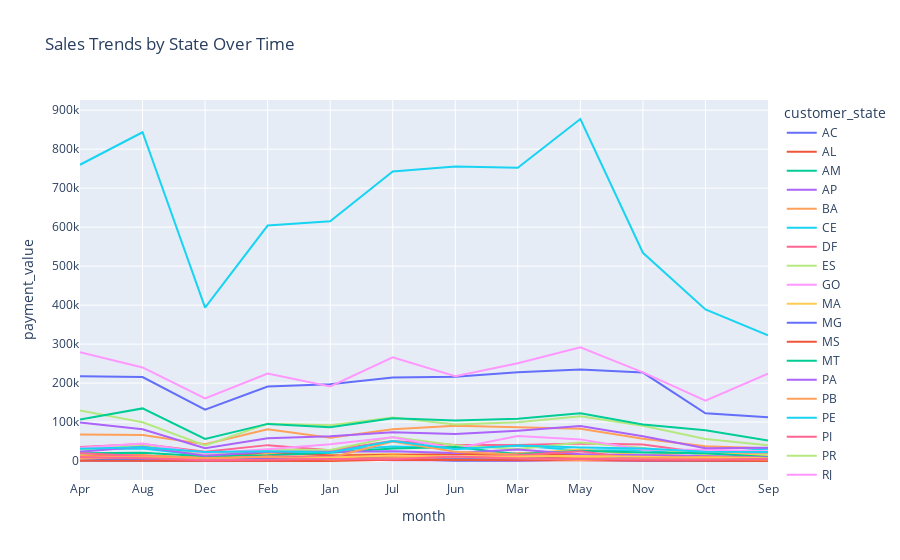

This figure's notebook cell:
### Code cell
sales_trends = main_df.groupby(['month', 'customer_state'])['payment_value'].sum().reset_index()

# Visualization using Plotly
fig = px.line(sales_trends, x='month', y='payment_value', color='customer_state',
              title='Sales Trends by State Over Time')
fig.show()

### Figure 1 — Plotly figure (JSON) as saved in the notebook; plotly's stock layout.template omitted (floating-point values rounded to 4 significant figures)
{"data": [{"hovertemplate": "customer_state=AC<br>month=%{x}<br>payment_value=%{y}<extra></extra>", "legendgroup": "AC", "line": {"color": "#636efa", "dash": "solid"}, "marker": {"symbol": "circle"}, "mode": "lines", "name": "AC", "orientation": "v", "showlegend": true, "type": "scatter", "x": ["Apr", "Aug", "Dec", "Feb", "Jan", "Jul", "Jun", "Mar", "May", "Nov", "Oct", "Sep"], "xaxis": "x", "y": [1940.0, 1370.0, 1856.0, 1588.0, 2815.0, 5797.0, 1108.0, 694.9, 3884.0, 945.2, 958.2, 2029.0], "yaxis": "y"}, {"hovertemplate": "customer_state=AL<br>month=%{x}<br>payment_value=%{y}<extra></extra>", "legendgroup": "AL", "line": {"color": "#EF553B", "dash": "solid"}, "marker": {"symbol": "circle"}, "mode": "lines", "name": "AL", "orientation": "v", "showlegend": true, "type": "scatter", "x": ["Apr", "Aug", "Dec", "Feb", "Jan", "Jul", "Jun", "Mar", "May", "Nov", "Oct", "Sep"], "xaxis": "x", "y": [13140.0, 15020.0, 2681.0, 9055.0, 8223.0, 8366.0, 6401.0, 10300.0, 8923.0, 12700.0, 9539.0, 5192.0], "yaxis": "y"}, {"hovertemplate": "customer_state=AM<br>month=%{x}<br>payment_value=%{y}<extra></extra>", "legendgroup": "AM", "line": {"color": "#00cc96", "dash": "solid"}, "marker": {"symbol": "circle"}, "mode": "lines", "name": "AM", "orientation": "v", "showlegend": true, "type": "scatter", "x": ["Apr", "Aug", "Dec", "Feb", "Jan", "Jul", "Jun", "Mar", "May", "Nov", "Oct", "Sep"], "xaxis": "x", "y": [2070.0, 2186.0, 1174.0, 6251.0, 3433.0, 5649.0, 2198.0, 2867.0, 3514.0, 3001.0, 164.6, 2062.0], "yaxis": "y"}, {"hovertemplate": "customer_state=AP<br>month=%{x}<br>payment_value=%{y}<extra></extra>", "legendgroup": "AP", "line": {"color": "#ab63fa", "dash": "solid"}, "marker": {"symbol": "circle"}, "mode": "lines", "name": "AP", "orientation": "v", "showlegend": true, "type": "scatter", "x": ["Apr", "Aug", "Dec", "Feb", "Jan", "Jul", "Jun", "Mar", "May", "Nov", "Oct", "Sep"], "xaxis": "x", "y": [1439.0, 730.0, 770.6, 3090.0, 4433.0, 1906.0, 891.7, 1372.0, 2931.0, 967.1, 1697.0, 1245.0], "yaxis": "y"}, {"hovertemplate": "customer_state=BA<br>month=%{x}<br>payment_value=%{y}<extra></extra>", "legendgroup": "BA", "line": {"color": "#FFA15A", "dash": "solid"}, "marker": {"symbol": "circle"}, "mode": "lines", "name": "BA", "orientation": "v", "showlegend": true, "type": "scatter", "x": ["Apr", "Aug", "Dec", "Feb", "Jan", "Jul", "Jun", "Mar", "May", "Nov", "Oct", "Sep"], "xaxis": "x", "y": [68000.0, 66910.0, 42980.0, 81420.0, 60030.0, 81470.0, 90680.0, 86750.0, 82790.0, 57170.0, 37940.0, 33120.0], "yaxis": "y"}, {"hovertemplate": "customer_state=CE<br>month=%{x}<br>payment_value=%{y}<extra></extra>", "legendgroup": "CE", "line": {"color": "#19d3f3", "dash": "solid"}, "marker": {"symbol": "circle"}, "mode": "lines", "name": "CE", "orientation": "v", "showlegend": true, "type": "scatter", "x": ["Apr", "Aug", "Dec", "Feb", "Jan", "Jul", "Jun", "Mar", "May", "Nov", "Oct", "Sep"], "xaxis": "x", "y": [29410.0, 32120.0, 14460.0, 22570.0, 27720.0, 37540.0, 34160.0, 40050.0, 27190.0, 27960.0, 17980.0, 31600.0], "yaxis": "y"}, {"hovertemplate": "customer_state=DF<br>month=%{x}<br>payment_value=%{y}<extra></extra>", "legendgroup": "DF", "line": {"color": "#FF6692", "dash": "solid"}, "marker": {"symbol": "circle"}, "mode": "lines", "name": "DF", "orientation": "v", "showlegend": true, "type": "scatter", "x": ["Apr", "Aug", "Dec", "Feb", "Jan", "Jul", "Jun", "Mar", "May", "Nov", "Oct", "Sep"], "xaxis": "x", "y": [36350.0, 43950.0, 24010.0, 40850.0, 27780.0, 51270.0, 40970.0, 41460.0, 45010.0, 42340.0, 20400.0, 18610.0], "yaxis": "y"}, {"hovertemplate": "customer_state=ES<br>month=%{x}<br>payment_value=%{y}<extra></extra>", "legendgroup": "ES", "line": {"color": "#B6E880", "dash": "solid"}, "marker": {"symbol": "circle"}, "mode": "lines", "name": "ES", "orientation": "v", "showlegend": true, "type": "scatter", "x": ["Apr", "Aug", "Dec", "Feb", "Jan", "Jul", "Jun", "Mar", "May", "Nov", "Oct", "Sep"], "xaxis": "x", "y": [29510.0, 40170.0, 15270.0, 29670.0, 28670.0, 61660.0, 40640.0, 30990.0, 47560.0, 33730.0, 16140.0, 16940.0], "yaxis": "y"}, {"hovertemplate": "customer_state=GO<br>month=%{x}<br>payment_value=%{y}<extra></extra>", "legendgroup": "GO", "line": {"color": "#FF97FF", "dash": "solid"}, "marker": {"symbol": "circle"}, "mode": "lines", "name": "GO", "orientation": "v", "showlegend": true, "type": "scatter", "x": ["Apr", "Aug", "Dec", "Feb", "Jan", "Jul", "Jun", "Mar", "May", "Nov", "Oct", "Sep"], "xaxis": "x", "y": [34010.0, 44970.0, 20280.0, 30280.0, 42890.0, 60900.0, 32250.0, 64330.0, 55610.0, 29210.0, 28830.0, 25110.0], "yaxis": "y"}, {"hovertemplate": "customer_state=MA<br>month=%{x}<br>payment_value=%{y}<extra></extra>", "legendgroup": "MA", "line": {"color": "#FECB52", "dash": "solid"}, "marker": {"symbol": "circle"}, "mode": "lines", "name": "MA", "orientation": "v", "showlegend": true, "type": "scatter", "x": ["Apr", "Aug", "Dec", "Feb", "Jan", "Jul", "Jun", "Mar", "May", "Nov", "Oct", "Sep"], "xaxis": "x", "y": [14590.0, 13940.0, 8523.0, 18120.0, 15810.0, 17930.0, 10920.0, 18490.0, 29620.0, 15210.0, 22460.0, 12310.0], "yaxis": "y"}, {"hovertemplate": "customer_state=MG<br>month=%{x}<br>payment_value=%{y}<extra></extra>", "legendgroup": "MG", "line": {"color": "#636efa", "dash": "solid"}, "marker": {"symbol": "circle"}, "mode": "lines", "name": "MG", "orientation": "v", "showlegend": true, "type": "scatter", "x": ["Apr", "Aug", "Dec", "Feb", "Jan", "Jul", "Jun", "Mar", "May", "Nov", "Oct", "Sep"], "xaxis": "x", "y": [217500.0, 215300.0, 131600.0, 191200.0, 196800.0, 214500.0, 216000.0, 227500.0, 234900.0, 227000.0, 122700.0, 112500.0], "yaxis": "y"}, {"hovertemplate": "customer_state=MS<br>month=%{x}<br>payment_value=%{y}<extra></extra>", "legendgroup": "MS", "line": {"color": "#EF553B", "dash": "solid"}, "marker": {"symbol": "circle"}, "mode": "lines", "name": "MS", "orientation": "v", "showlegend": true, "type": "scatter", "x": ["Apr", "Aug", "Dec", "Feb", "Jan", "Jul", "Jun", "Mar", "May", "Nov", "Oct", "Sep"], "xaxis": "x", "y": [11230.0, 13580.0, 7467.0, 23000.0, 14550.0, 15800.0, 18660.0, 19300.0, 16560.0, 8798.0, 10550.0, 5927.0], "yaxis": "y"}, {"hovertemplate": "customer_state=MT<br>month=%{x}<br>payment_value=%{y}<extra></extra>", "legendgroup": "MT", "line": {"color": "#00cc96", "dash": "solid"}, "marker": {"symbol": "circle"}, "mode": "lines", "name": "MT", "orientation": "v", "showlegend": true, "type": "scatter", "x": ["Apr", "Aug", "Dec", "Feb", "Jan", "Jul", "Jun", "Mar", "May", "Nov", "Oct", "Sep"], "xaxis": "x", "y": [19800.0, 21630.0, 12580.0, 14730.0, 21140.0, 32330.0, 36010.0, 17410.0, 26700.0, 21890.0, 20050.0, 10320.0], "yaxis": "y"}, {"hovertemplate": "customer_state=PA<br>month=%{x}<br>payment_value=%{y}<extra></extra>", "legendgroup": "PA", "line": {"color": "#ab63fa", "dash": "solid"}, "marker": {"symbol": "circle"}, "mode": "lines", "name": "PA", "orientation": "v", "showlegend": true, "type": "scatter", "x": ["Apr", "Aug", "Dec", "Feb", "Jan", "Jul", "Jun", "Mar", "May", "Nov", "Oct", "Sep"], "xaxis": "x", "y": [23830.0, 36990.0, 13880.0, 23880.0, 23730.0, 25260.0, 20610.0, 29810.0, 17590.0, 15760.0, 12830.0, 9021.0], "yaxis": "y"}, {"hovertemplate": "customer_state=PB<br>month=%{x}<br>payment_value=%{y}<extra></extra>", "legendgroup": "PB", "line": {"color": "#FFA15A", "dash": "solid"}, "marker": {"symbol": "circle"}, "mode": "lines", "name": "PB", "orientation": "v", "showlegend": true, "type": "scatter", "x": ["Apr", "Aug", "Dec", "Feb", "Jan", "Jul", "Jun", "Mar", "May", "Nov", "Oct", "Sep"], "xaxis": "x", "y": [9226.0, 14410.0, 7527.0, 11360.0, 8704.0, 50030.0, 23860.0, 17580.0, 9702.0, 6241.0, 11280.0, 7881.0], "yaxis": "y"}, {"hovertemplate": "customer_state=PE<br>month=%{x}<br>payment_value=%{y}<extra></extra>", "legendgroup": "PE", "line": {"color": "#19d3f3", "dash": "solid"}, "marker": {"symbol": "circle"}, "mode": "lines", "name": "PE", "orientation": "v", "showlegend": true, "type": "scatter", "x": ["Apr", "Aug", "Dec", "Feb", "Jan", "Jul", "Jun", "Mar", "May", "Nov", "Oct", "Sep"], "xaxis": "x", "y": [31850.0, 35150.0, 23550.0, 25340.0, 21690.0, 51560.0, 30470.0, 40110.0, 34780.0, 32230.0, 23560.0, 23180.0], "yaxis": "y"}, {"hovertemplate": "customer_state=PI<br>month=%{x}<br>payment_value=%{y}<extra></extra>", "legendgroup": "PI", "line": {"color": "#FF6692", "dash": "solid"}, "marker": {"symbol": "circle"}, "mode": "lines", "name": "PI", "orientation": "v", "showlegend": true, "type": "scatter", "x": ["Apr", "Aug", "Dec", "Feb", "Jan", "Jul", "Jun", "Mar", "May", "Nov", "Oct", "Sep"], "xaxis": "x", "y": [19950.0, 13110.0, 3983.0, 12010.0, 11090.0, 11720.0, 9140.0, 14790.0, 25420.0, 3917.0, 6598.0, 4025.0], "yaxis": "y"}, {"hovertemplate": "customer_state=PR<br>month=%{x}<br>payment_value=%{y}<extra></extra>", "legendgroup": "PR", "line": {"color": "#B6E880", "dash": "solid"}, "marker": {"symbol": "circle"}, "mode": "lines", "name": "PR", "orientation": "v", "showlegend": true, "type": "scatter", "x": ["Apr", "Aug", "Dec", "Feb", "Jan", "Jul", "Jun", "Mar", "May", "Nov", "Oct", "Sep"], "xaxis": "x", "y": [130000.0, 99410.0, 39920.0, 95550.0, 91660.0, 111900.0, 93780.0, 99340.0, 115100.0, 90480.0, 56800.0, 40580.0], "yaxis": "y"}, {"hovertemplate": "customer_state=RJ<br>month=%{x}<br>payment_value=%{y}<extra></extra>", "legendgroup": "RJ", "line": {"color": "#FF97FF", "dash": "solid"}, "marker": {"symbol": "circle"}, "mode": "lines", "name": "RJ", "orientation": "v", "showlegend": true, "type": "scatter", "x": ["Apr", "Aug", "Dec", "Feb", "Jan", "Jul", "Jun", "Mar", "May", "Nov", "Oct", "Sep"], "xaxis": "x", "y": [279200.0, 240200.0, 160600.0, 224200.0, 191500.0, 266200.0, 217500.0, 251100.0, 291800.0, 227500.0, 154700.0, 224000.0], "yaxis": "y"}, {"hovertemplate": "customer_state=RN<br>month=%{x}<br>payment_value=%{y}<extra></extra>", "legendgroup": "RN", "line": {"color": "#FECB52", "dash": "solid"}, "marker": {"symbol": "circle"}, "mode": "lines", "name": "RN", "orientation": "v", "showlegend": true, "type": "scatter", "x": ["Apr", "Aug", "Dec", "Feb", "Jan", "Jul", "Jun", "Mar", "May", "Nov", "Oct", "Sep"], "xaxis": "x", "y": [10100.0, 9580.0, 4585.0, 5882.0, 8808.0, 14440.0, 10380.0, 11690.0, 12980.0, 11310.0, 8003.0, 7580.0], "yaxis": "y"}, {"hovertemplate": "customer_state=RO<br>month=%{x}<br>payment_value=%{y}<extra></extra>", "legendgroup": "RO", "line": {"color": "#636efa", "dash": "solid"}, "marker": {"symbol": "circle"}, "mode": "lines", "name": "RO", "orientation": "v", "showlegend": true, "type": "scatter", "x": ["Apr", "Aug", "Dec", "Feb", "Jan", "Jul", "Jun", "Mar", "May", "Nov", "Oct", "Sep"], "xaxis": "x", "y": [5413.0, 6956.0, 2588.0, 6315.0, 4505.0, 6678.0, 5221.0, 7457.0, 4439.0, 7447.0, 2478.0, 6228.0], "yaxis": "y"}, {"hovertemplate": "customer_state=RR<br>month=%{x}<br>payment_value=%{y}<extra></extra>", "legendgroup": "RR", "line": {"color": "#EF553B", "dash": "solid"}, "marker": {"symbol": "circle"}, "mode": "lines", "name": "RR", "orientation": "v", "showlegend": true, "type": "scatter", "x": ["Apr", "Feb", "Jan", "Jul", "Jun", "Mar", "May", "Nov", "Oct", "Sep"], "xaxis": "x", "y": [878.9, 492.8, 278.4, 3351.0, 2695.0, 2974.0, 707.6, 151.5, 594.2, 337.8], "yaxis": "y"}, {"hovertemplate": "customer_state=RS<br>month=%{x}<br>payment_value=%{y}<extra></extra>", "legendgroup": "RS", "line": {"color": "#00cc96", "dash": "solid"}, "marker": {"symbol": "circle"}, "mode": "lines", "name": "RS", "orientation": "v", "showlegend": true, "type": "scatter", "x": ["Apr", "Aug", "Dec", "Feb", "Jan", "Jul", "Jun", "Mar", "May", "Nov", "Oct", "Sep"], "xaxis": "x", "y": [106400.0, 135100.0, 56800.0, 95310.0, 86650.0, 109600.0, 103700.0, 108600.0, 122800.0, 93620.0, 79240.0, 52470.0], "yaxis": "y"}, {"hovertemplate": "customer_state=SC<br>month=%{x}<br>payment_value=%{y}<extra></extra>", "legendgroup": "SC", "line": {"color": "#ab63fa", "dash": "solid"}, "marker": {"symbol": "circle"}, "mode": "lines", "name": "SC", "orientation": "v", "showlegend": true, "type": "scatter", "x": ["Apr", "Aug", "Dec", "Feb", "Jan", "Jul", "Jun", "Mar", "May", "Nov", "Oct", "Sep"], "xaxis": "x", "y": [99080.0, 81340.0, 32660.0, 58330.0, 63630.0, 74100.0, 69590.0, 77870.0, 89630.0, 63450.0, 32710.0, 34430.0], "yaxis": "y"}, {"hovertemplate": "customer_state=SE<br>month=%{x}<br>payment_value=%{y}<extra></extra>", "legendgroup": "SE", "line": {"color": "#FFA15A", "dash": "solid"}, "marker": {"symbol": "circle"}, "mode": "lines", "name": "SE", "orientation": "v", "showlegend": true, "type": "scatter", "x": ["Apr", "Aug", "Dec", "Feb", "Jan", "Jul", "Jun", "Mar", "May", "Nov", "Oct", "Sep"], "xaxis": "x", "y": [5805.0, 11920.0, 6151.0, 11360.0, 4317.0, 7428.0, 10300.0, 8006.0, 2745.0, 7840.0, 6230.0, 3930.0], "yaxis": "y"}, {"hovertemplate": "customer_state=SP<br>month=%{x}<br>payment_value=%{y}<extra></extra>", "legendgroup": "SP", "line": {"color": "#19d3f3", "dash": "solid"}, "marker": {"symbol": "circle"}, "mode": "lines", "name": "SP", "orientation": "v", "showlegend": true, "type": "scatter", "x": ["Apr", "Aug", "Dec", "Feb", "Jan", "Jul", "Jun", "Mar", "May", "Nov", "Oct", "Sep"], "xaxis": "x", "y": [760000.0, 843400.0, 393400.0, 604000.0, 615000.0, 742500.0, 755800.0, 752400.0, 877400.0, 534200.0, 388900.0, 322200.0], "yaxis": "y"}, {"hovertemplate": "customer_state=TO<br>month=%{x}<br>payment_value=%{y}<extra></extra>", "legendgroup": "TO", "line": {"color": "#FF6692", "dash": "solid"}, "marker": {"symbol": "circle"}, "mode": "lines", "name": "TO", "orientation": "v", "showlegend": true, "type": "scatter", "x": ["Apr", "Aug", "Dec", "Feb", "Jan", "Jul", "Jun", "Mar", "May", "Nov", "Oct", "Sep"], "xaxis": "x", "y": [10670.0, 7435.0, 1998.0, 4549.0, 5436.0, 4436.0, 11740.0, 6841.0, 6356.0, 4251.0, 3394.0, 5024.0], "yaxis": "y"}], "layout": {"legend": {"title": {"text": "customer_state"}, "tracegroupgap": 0}, "title": {"text": "Sales Trends by State Over Time"}, "xaxis": {"anchor": "y", "domain": [0, 1], "title": {"text": "month"}}, "yaxis": {"anchor": "x", "domain": [0, 1], "title": {"text": "payment_value"}}}}
